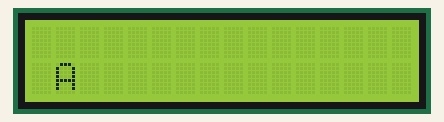
Recording of a sketch running on a simulated Arduino Uno, built with avr-gcc and run on an emulated ATmega328P. On the bench: 16×2 character LCD.

Above: at 1.1 s.
At 5.1 s:
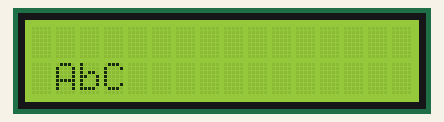
At 10.1 s:
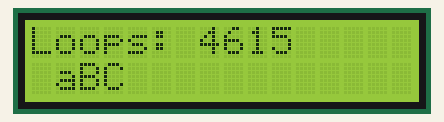
At 20.1 s:
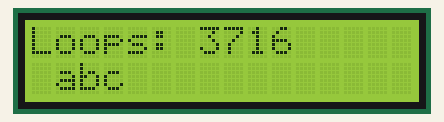
At 29.1 s:
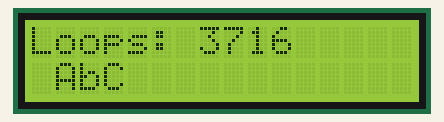
At 39.1 s:
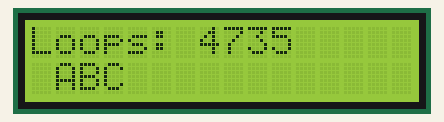

The sketch:

JB_LCD_Task4_list.ino
```cpp
/*
  CPU Usage Test 1
*/

#include <LiquidCrystal.h>

LiquidCrystal lcd(14, 12,   4, 5, 6, 7,   8, 9, 10, 11);  // 8 bit mode

// ----------

template<typename DATATYPE>
class Task
{
  private:
    DATATYPE _nextTime_ms;
    DATATYPE _interval_ms;

  public:
    Task(DATATYPE interval_ms);
    virtual void update(DATATYPE currentTime_ms);

    virtual void process() = 0;
};

template<typename DATATYPE>
Task<DATATYPE>::Task(DATATYPE interval_ms)
{
  _interval_ms = interval_ms;
  _nextTime_ms = millis() + interval_ms;
}

template<typename DATATYPE>
void Task<DATATYPE>::update(DATATYPE currentTime_ms)
{
  // https://playground.arduino.cc/Code/TimingRollover/
  if (static_cast<signed>(currentTime_ms - _nextTime_ms) >= 0) {
    process();
    _nextTime_ms = currentTime_ms + _interval_ms - (currentTime_ms - _nextTime_ms);
  }
}

// ----------

template<typename DATATYPE>
class LCDChar : public Task<DATATYPE>
{
  private:
    bool _toggle = false;
    char _c1, _c2, _colPos;

  public:
    LCDChar(char c1, char c2, char colPos, DATATYPE interval);
    void process();
};

template<typename DATATYPE>
LCDChar<DATATYPE>::LCDChar(char c1, char c2, char colPos, DATATYPE interval)
  : Task<DATATYPE>(interval)
{
  _c1 = c1;
  _c2 = c2;
  _colPos = colPos;
}

template<typename DATATYPE>
void LCDChar<DATATYPE>::process()
{
  _toggle = !_toggle;
  lcd.setCursor(_colPos, 1);
  lcd.print(_toggle ? _c1 : _c2);
}


template<typename DATATYPE>
class LCDStatistic : public Task<DATATYPE>
{
  private:
    unsigned long _loopCounter = 0;

  public:
    LCDStatistic(DATATYPE interval);
    void update(DATATYPE currentTime_ms);
    void process();
};

template<typename DATATYPE>
LCDStatistic<DATATYPE>::LCDStatistic(DATATYPE interval)
  : Task<DATATYPE>(interval)
{
}

template<typename DATATYPE>
void LCDStatistic<DATATYPE>::update(DATATYPE currentTime_ms)
{
  Task<DATATYPE>::update(currentTime_ms);
  _loopCounter++;
}

template<typename DATATYPE>
void LCDStatistic<DATATYPE>::process()
{
  lcd.setCursor(0, 0);
  lcd.print("Loops:          ");
  lcd.setCursor(7, 0);
  lcd.print(_loopCounter);
  _loopCounter = 0;
}

// ----

Task<unsigned int>* _task1 = new LCDChar<unsigned int>('A', 'a', 1, 1000);
Task<unsigned int>* _task2 = new LCDChar<unsigned int>('B', 'b', 2, 2000);
Task<unsigned int>* _task3 = new LCDChar<unsigned int>('C', 'c', 3, 3000);
Task<unsigned int>* _task4 = new LCDStatistic<unsigned int>(10000);
// Sketch uses 3284 Bytes (10%)

// ----------

void setup()
{
  // some displays need time to initialize
  delay(500);
  lcd.begin(16, 2);
}

void loop()
{
  unsigned long current_ms = millis();

  // ----

  _task1->update(current_ms);
  _task2->update(current_ms);
  _task3->update(current_ms);
  _task4->update(current_ms);
}
```

Measured:
- what the display in image 0 shows lasts 1.0 s, from 1.0 s to 2.0 s
